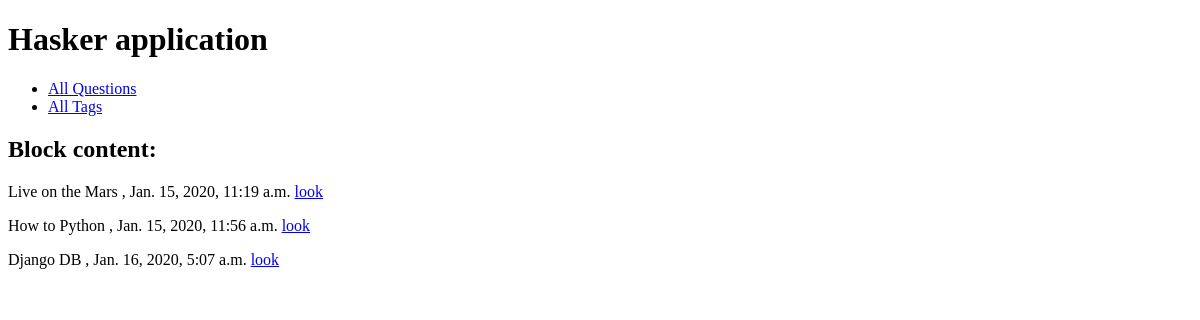
The app's page /, older data.
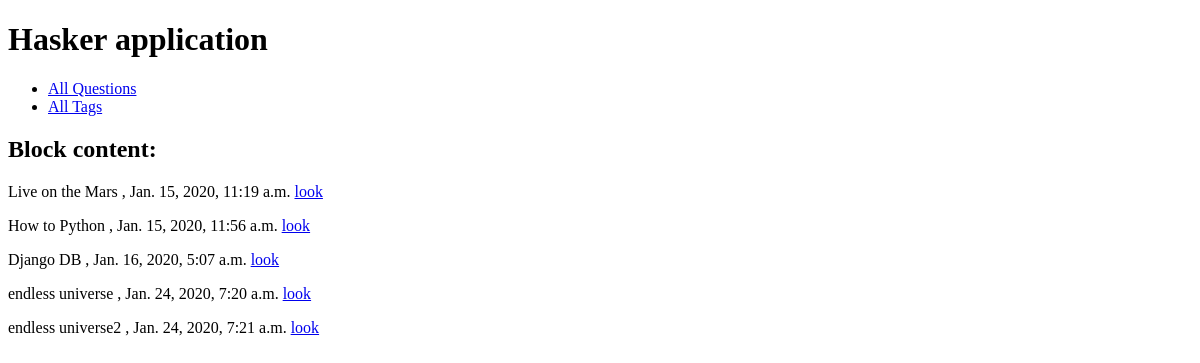
The same page, newer data.
### hasker/models.py (models this page shows, shortened)
class Question(models.Model):
    author = models.ForeignKey(User, on_delete=models.CASCADE)
    title = models.CharField(max_length=150, db_index=True)
    slug = models.SlugField(max_length=150, blank=True, unique=True)
    content = models.TextField(blank=False, db_index=True)
    tags = models.ManyToManyField('Tag', blank=True, related_name='questions')
    date_create = models.DateTimeField(auto_now_add=True)
    def get_absolute_url(self):
        return reverse('question_detail_url', kwargs={'slug': self.slug})

### hasker/views.py (the view)
# urls.py: path('', IndexView.as_view(), name='questions_list_url'),
class IndexView(generic.ListView):
    template_name='hasker/index.html'
    context_object_name='questions'
    def get_queryset(self):
        return Question.objects.all()

### hasker/templates/hasker/index.html (shortened to what this page needs)
{% extends 'hasker/base_hasker.html' %}
{% block content %}
    <h2>Block content:</h2>
    {% for question in questions %}
        <p>
            {{ question.title }} , {{ question.date_create }} <a href="{{ question.get_absolute_url }}" class="but1">look</a>
        </p>
    {% endfor %}
{% endblock %}

### hasker/templates/hasker/base_hasker.html
{% extends 'base.html' %}

### templates/base.html (shortened to what this page needs)
<!DOCTYPE html>
<html lang="en">
<head>
</head>
<body>
<h1>Hasker application</h1>
<ul>
<li> <a href="{% url 'questions_list_url' %}" > All Questions </a> </li>
<li> <a href="{% url 'tags_list_url' %}" > All Tags </a> </li>
</ul>
        {% block content %}{% endblock %}
</body>
</html>

Row changes from the older to the newer data that the page shows:
added Question: title "endless universe", date_create "Jan. 24, 2020, 7:20 a.m."
added Question: title "endless universe2", date_create "Jan. 24, 2020, 7:21 a.m."
